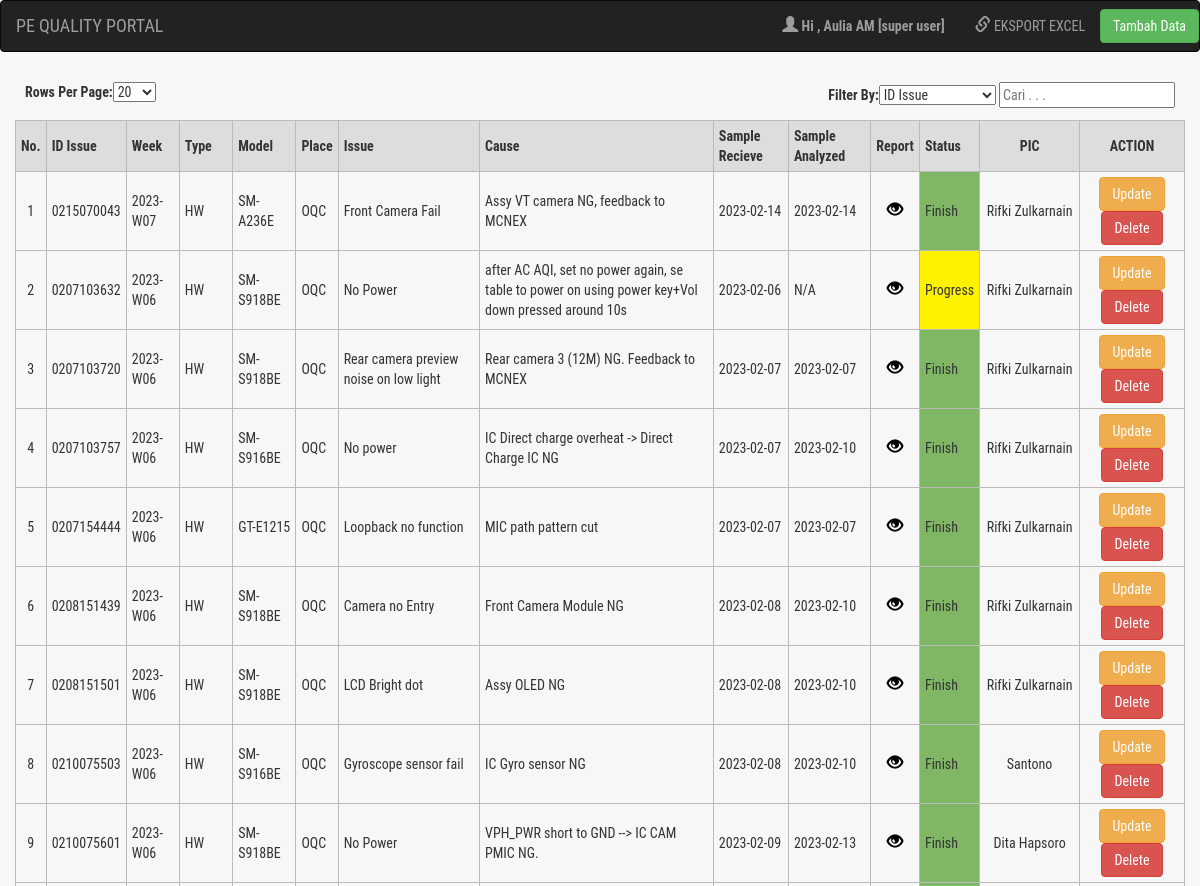
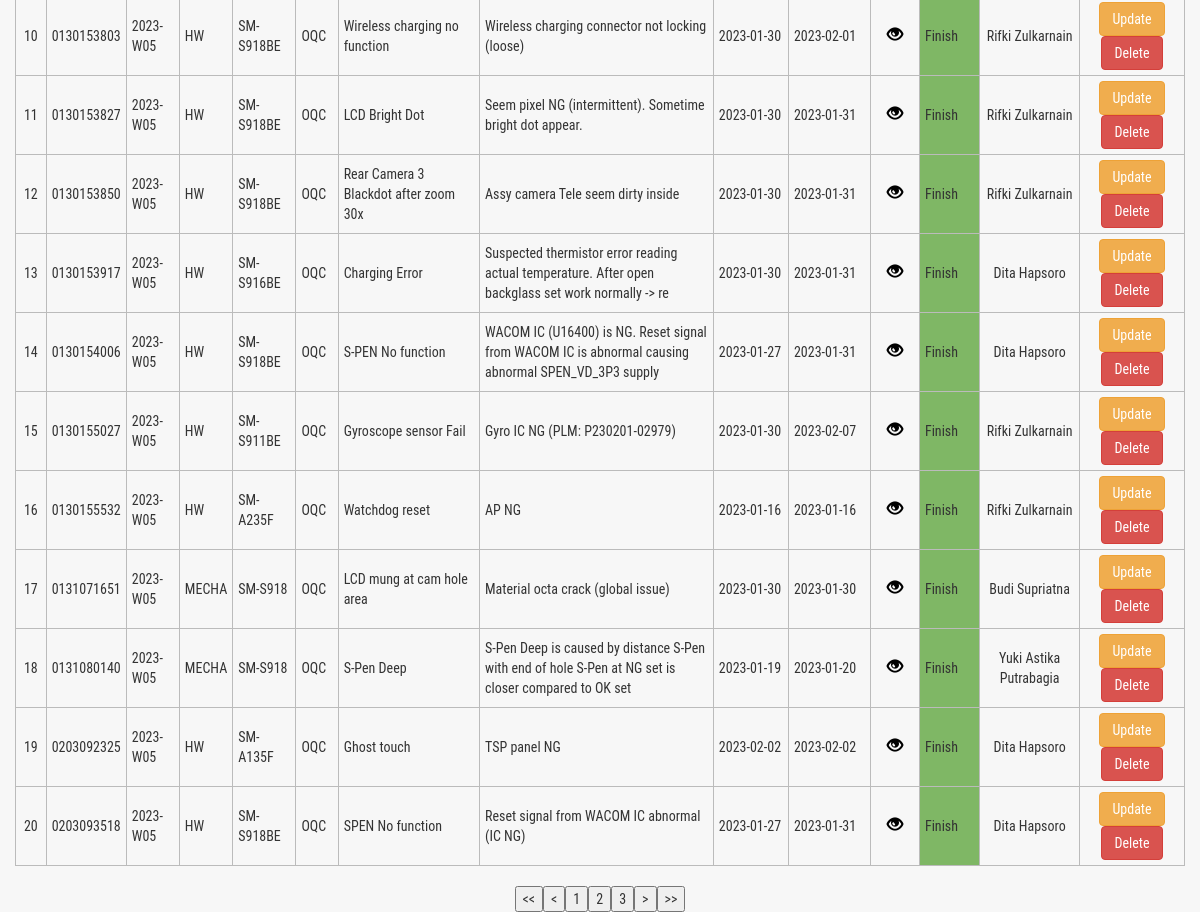
Screenshot of /data_user.php (signed in) with the database file from the repository (2 pictures, top to bottom).
### tables this page shows
CREATE TABLE `analisa` (
  `id` int(11) NOT NULL,
  `issue_id` varchar(100) NOT NULL,
  `nama` varchar(100) NOT NULL,
  `week` varchar(100) NOT NULL,
  `type` varchar(100) NOT NULL,
  `model` varchar(100) NOT NULL,
  `place` varchar(100) NOT NULL,
  `issue` varchar(100) NOT NULL,
  `cause` varchar(100) NOT NULL,
  `sample_recieve` varchar(100) NOT NULL,
  `sample_analyze` varchar(100) NOT NULL,
  `report` varchar(100) NOT NULL,
  `status` varchar(100) NOT NULL,
  `timestamp` varchar(100) NOT NULL,
  `part` varchar(100) NOT NULL
);

### data_user.php (the view, shortened to what this page needs)
<!DOCTYPE html>
<html>
<head>
  <link rel="stylesheet" href="https://maxcdn.bootstrapcdn.com/bootstrap/3.4.1/css/bootstrap.min.css">
  <link rel="stylesheet" href="https://maxcdn.bootstrapcdn.com/font-awesome/4.7.0/css/font-awesome.min.css">
</head>
<nav class="navbar navbar-inverse">
  <div class="container-fluid">
    <div class="navbar-header">
      <a class="navbar-brand" href="index.php">PE QUALITY PORTAL</a>
    </div>
      <ul class="nav navbar-nav navbar-right">
	  <li class="dropdown"><a class="dropdown-toggle thick" data-toggle="dropdown" href="#"><span class="glyphicon glyphicon-user"></span> Hi , <?php if( !isset($_SESSION['name']) ){    echo "Selamat Datang !" ;}   else{    echo $_SESSION['name']." [".$_SESSION['level']."]" ;}    ?>
      </li>
	  <li><a href="export_user.php"><span class="glyphicon glyphicon-link"></span>  EKSPORT EXCEL</a></li>
      <a class="btn btn-success navbar-btn" href="input.php">Tambah Data</a>
    </ul>
  </div>
</nav>
<body>
<div class="container-fluid">
	<table  class="tablemanager">
		<thead>
			<tr>
				<th style="text-align:center;" class="disableSort">No.</th>
				<th class="disableSort">ID Issue</th>
				<th class="disableSort">Week</th>
				<th class="disableSort">Type</th>
				<th class="disableSort">Model</th>
				<th class="disableSort">Place</th>
				<th class="disableSort">Issue</th>
				<th class="disableSort">Cause</th>
				<th class="disableSort">Sample Recieve</th>
				<th class="disableSort">Sample Analyzed</th>
				<th style="text-align:center;" class="disableSort">Report</th>
				<th class="disableSort">Status</th>
				<th style="text-align:center;" class="disableSort">PIC</th>
				<th style="text-align:center;" class="disableSort">ACTION</th>
			</tr>
            </thead>
		<?php
$koneksi = mysqli_connect("localhost","root","","pe_analisa");
if ($_SESSION['level']=='super user'){
	$query_mysql = mysqli_query($koneksi,"SELECT * FROM `analisa` WHERE 1 ORDER BY `analisa`.`week` DESC ");
}
else{
	$pengguna = $_SESSION['name'];
	$query_mysql = mysqli_query($koneksi,"SELECT * FROM `analisa` WHERE nama='$pengguna'  ORDER BY `analisa`.`week` DESC ");
}
$nomor = 1;
while($data = mysqli_fetch_array($query_mysql)){
	$kodewarna = $data['status'];
	$file = 'file/'.$data['report'];
if($data['report'] > 1){
	$filename='<span class="glyphicon glyphicon-eye-open"></span>';
}
else{
    $filename='';
}
if(strpos($kodewarna,'Progress')!==false){
	$warna='#fff200';
  }
  elseif(strpos($kodewarna,'Issue Baru')!==false){
	$warna='#ff6928';
  }
  elseif(strpos($kodewarna,'Finish')!==false){
	$warna='#7fb765';
  }
  else{
	$warna='white';
  }
		echo "<tbody>";
		echo "<tr>";
		echo "<td style='text-align:center;'>".$nomor++."</td>";
		echo "<td>".$data['issue_id']."</td>";
		echo "<td>".$data['week']."</td>";
		echo "<td>".$data['type']."</td>";
		echo "<td>".$data['model']."</td>";
		echo "<td>".$data['place']."</td>";
		echo "<td>".$data['issue']."</td>";
		echo "<td style='width: 20%';>".$data['cause']."</td>";
		echo "<td>".$data['sample_recieve']."</td>";
		echo "<td>".$data['sample_analyze']."</td> ";
		echo "<td style='text-align:center;'><a href='$file'>".$filename."</a></td>";
		echo "<td bgcolor=$warna>".$data['status']."</td>";
		echo "<td style='text-align:center;'>".$data['nama']."</td>";
        echo "<td style='text-align:center;'>";
        echo "<a class='btn btn-warning' href='edit.php?id=$data[id]'>Update</a> ";
        echo "<a onClick=\"return confirm('Are you sure you want to delete?')\" class='btn btn-danger' href='hapus.php?id=$data[id]'>Delete</a>";
        echo "</td>";
echo "</tr>";
echo "</tbody>";
?>
<?php } ?>
</table>
</div>
</body>
</html>

### data_user.php (style rules this page uses)
a.thick { font-weight: bold; }
a { color: black; }
.glyphicon { font-size: 16px; }
body { font-family: "Roboto Condensed", Helvetica, sans-serif; background-color: #f7f7f7; }
a { text-decoration: none; }
table { width: 100%; border-collapse: collapse; margin-top: 20px; margin-bottom: 20px; }
table, th, td { border: 1px solid #bbb; text-align: left; }
th { background-color: #ddd; }
th,td { padding: 5px; }

### rows the page displays
analisa: issue "0215070043", week "2023-W07", type "HW", model "SM-A236E", place "OQC", issue "Front Camera Fail", cause "Assy VT camera NG, feedback to MCNEX", sample_recieve "2023-02-14", sample_analyze "2023-02-14", status "Finish", nama "Rifki Zulkarnain"
analisa: issue "0207103632", week "2023-W06", type "HW", model "SM-S918BE", place "OQC", issue "No Power", cause "after AC AQI, set no power again, se table to power on using power key+Vol down pressed around 10s", sample_recieve "2023-02-06", sample_analyze "N/A", status "Progress", nama "Rifki Zulkarnain"
analisa: issue "0207103720", week "2023-W06", type "HW", model "SM-S918BE", place "OQC", issue "Rear camera preview noise on low light", cause "Rear camera 3 (12M) NG. Feedback to MCNEX", sample_recieve "2023-02-07", sample_analyze "2023-02-07", status "Finish", nama "Rifki Zulkarnain"
analisa: issue "0207103757", week "2023-W06", type "HW", model "SM-S916BE", place "OQC", issue "No power", cause "IC Direct charge overheat -> Direct Charge IC NG", sample_recieve "2023-02-07", sample_analyze "2023-02-10", status "Finish", nama "Rifki Zulkarnain"
analisa: issue "0207154444", week "2023-W06", type "HW", model "GT-E1215", place "OQC", issue "Loopback no function", cause "MIC path pattern cut", sample_recieve "2023-02-07", sample_analyze "2023-02-07", status "Finish", nama "Rifki Zulkarnain"
analisa: issue "0208151439", week "2023-W06", type "HW", model "SM-S918BE", place "OQC", issue "Camera no Entry", cause "Front Camera Module NG", sample_recieve "2023-02-08", sample_analyze "2023-02-10", status "Finish", nama "Rifki Zulkarnain"
analisa: issue "0208151501", week "2023-W06", type "HW", model "SM-S918BE", place "OQC", issue "LCD Bright dot", cause "Assy OLED NG", sample_recieve "2023-02-08", sample_analyze "2023-02-10", status "Finish", nama "Rifki Zulkarnain"
analisa: issue "0210075503", week "2023-W06", type "HW", model "SM-S916BE", place "OQC", issue "Gyroscope sensor fail", cause "IC Gyro sensor NG", sample_recieve "2023-02-08", sample_analyze "2023-02-10", status "Finish", nama "Santono"
analisa: issue "0210075601", week "2023-W06", type "HW", model "SM-S918BE", place "OQC", issue "No Power", cause "VPH_PWR short to GND --> IC CAM PMIC NG.", sample_recieve "2023-02-09", sample_analyze "2023-02-13", status "Finish", nama "Dita Hapsoro"
analisa: issue "0130153803", week "2023-W05", type "HW", model "SM-S918BE", place "OQC", issue "Wireless charging no function", cause "Wireless charging connector not locking (loose)", sample_recieve "2023-01-30", sample_analyze "2023-02-01", status "Finish", nama "Rifki Zulkarnain"
analisa: issue "0130153827", week "2023-W05", type "HW", model "SM-S918BE", place "OQC", issue "LCD Bright Dot", cause "Seem pixel NG (intermittent). Sometime bright dot appear.", sample_recieve "2023-01-30", sample_analyze "2023-01-31", status "Finish", nama "Rifki Zulkarnain"
analisa: issue "0130153850", week "2023-W05", type "HW", model "SM-S918BE", place "OQC", issue "Rear Camera 3 Blackdot after zoom 30x", cause "Assy camera Tele seem dirty inside", sample_recieve "2023-01-30", sample_analyze "2023-01-31", status "Finish", nama "Rifki Zulkarnain"
analisa: issue "0130153917", week "2023-W05", type "HW", model "SM-S916BE", place "OQC", issue "Charging Error", cause "Suspected thermistor error reading actual temperature. After open backglass set work normally -> re", sample_recieve "2023-01-30", sample_analyze "2023-01-31", status "Finish", nama "Dita Hapsoro"
analisa: issue "0130154006", week "2023-W05", type "HW", model "SM-S918BE", place "OQC", issue "S-PEN No function", cause "WACOM IC (U16400) is NG. Reset signal from WACOM IC is abnormal causing abnormal SPEN_VD_3P3 supply", sample_recieve "2023-01-27", sample_analyze "2023-01-31", status "Finish", nama "Dita Hapsoro"
analisa: issue "0130155027", week "2023-W05", type "HW", model "SM-S911BE", place "OQC", issue "Gyroscope sensor Fail", cause "Gyro IC NG (PLM: P230201-02979)", sample_recieve "2023-01-30", sample_analyze "2023-02-07", status "Finish", nama "Rifki Zulkarnain"
analisa: issue "0130155532", week "2023-W05", type "HW", model "SM-A235F", place "OQC", issue "Watchdog reset", cause "AP NG", sample_recieve "2023-01-16", sample_analyze "2023-01-16", status "Finish", nama "Rifki Zulkarnain"
analisa: issue "0131071651", week "2023-W05", type "MECHA", model "SM-S918", place "OQC", issue "LCD mung at cam hole area", cause "Material octa crack (global issue)", sample_recieve "2023-01-30", sample_analyze "2023-01-30", status "Finish", nama "Budi Supriatna"
analisa: issue "0131080140", week "2023-W05", type "MECHA", model "SM-S918", place "OQC", issue "S-Pen Deep", cause "S-Pen Deep is caused by distance S-Pen with end of hole S-Pen at NG set is closer compared to OK set", sample_recieve "2023-01-19", sample_analyze "2023-01-20", status "Finish", nama "Yuki Astika Putrabagia"
analisa: issue "0203092325", week "2023-W05", type "HW", model "SM-A135F", place "OQC", issue "Ghost touch", cause "TSP panel NG", sample_recieve "2023-02-02", sample_analyze "2023-02-02", status "Finish", nama "Dita Hapsoro"
analisa: issue "0203093518", week "2023-W05", type "HW", model "SM-S918BE", place "OQC", issue "SPEN No function", cause "Reset signal from WACOM IC abnormal (IC NG)", sample_recieve "2023-01-27", sample_analyze "2023-01-31", status "Finish", nama "Dita Hapsoro"

### other values shown
$_SESSION['name'] "Aulia AM"
$_SESSION['level'] "super user"
